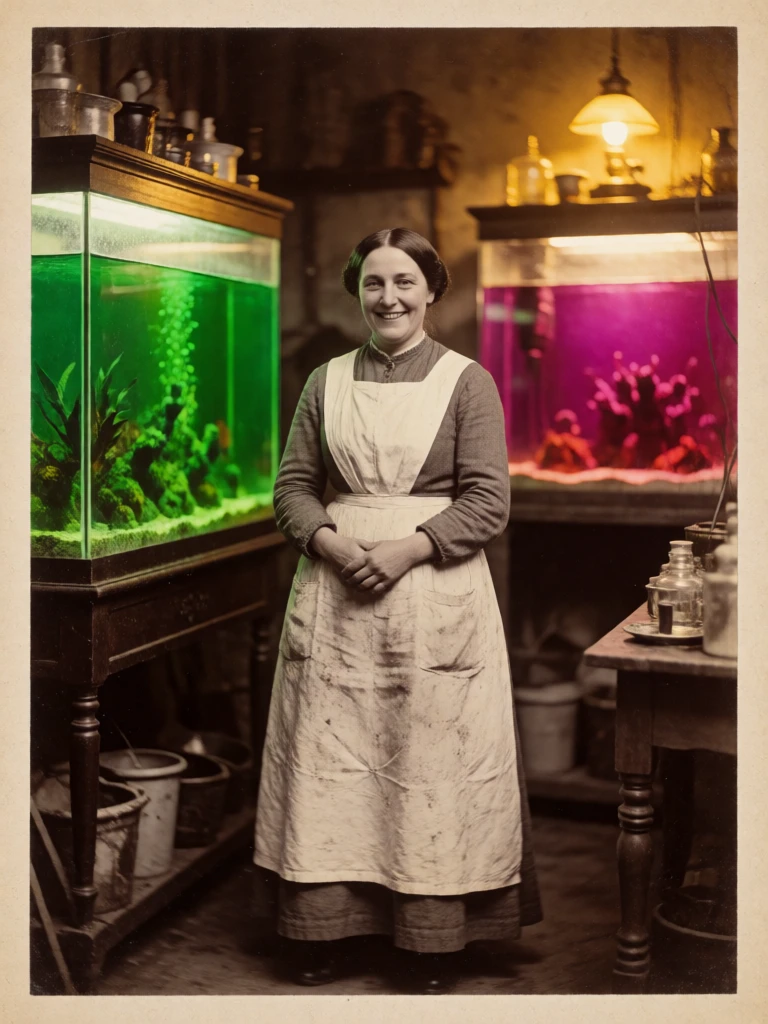
#> input picture projects/cthulhuquarium/art/cthulhuquarium-char-charlotte-fishmonger.webp, 768 x 1024 px
$ python -i export_rainbow_doodle_art.py   (imports and definitions only)
#> lines starting #> are read from the running program, lines starting #| are printed output that depends on the picture; after the words box and inside, x2 and y2 are one past the last pixel; in counts of white or black regions, pixels touching at a corner belong together
#> further down, picture is the input picture: PIL image 768x1024 RGB; mean R, G, B 111.3, 90.5, 67.9
#!/usr/bin/env python3
"""Export Rainbow Space Princess's Fever Dream look into kind_robots.

WHY THIS EXISTS. t-036's doodle set (art/DOODLE-SET-1.yaml, 93 Kontext/Krea 2 cells) restyles every shipped
asset into the 1980s neon airbrush school-folder look, but the renders need work before the game can use
them (DOODLE-SET-2.yaml and later sets re-render what the review held back). Sprites come back on a #00ff00 matte at 3-4x the shipped size. Some cells crop the creature, and a few
break CAST-QA. art/DOODLE-SET-1-REVIEW.yaml records a decision for each asset, and this script applies them:

  keep   the render is keyed, trimmed, fitted and written to public/rainbow-princess-art/doodle/<path>.webp
  fever  the CLASSIC sprite is written there instead, with a saturation lift, a white sticker outline and a
         hot-pink rim. Hue never changes, so every pilot keeps her colour.
  hold   nothing is written, and the game falls back to the classic picture

Then it rewrites utils/arcade/games/rainbowDoodleArt.ts, the list the game resolves Fever Dream paths
against. A path missing from the list always falls back to the classic file, so a partial set is safe.

Usage:
    python scripts/export_rainbow_doodle_art.py --kind-robots ../kind_robots [--cache DIR] [--dry-run]

Environment: KR_API_TOKEN, KR_BASE_URL (only to download renders not already in --cache).
"""

from __future__ import annotations

import argparse
import re
import sys
from pathlib import Path

import yaml

sys.path.insert(0, str(Path(__file__).resolve().parent))

PROJECT = Path(__file__).resolve().parent.parent / "projects/rainbow-bullet-hell-space-princess"
LEDGERS = sorted(
    (p for p in (PROJECT / "art").glob("DOODLE-SET-*.yaml") if re.fullmatch(r"DOODLE-SET-\d+\.yaml", p.name)),
    key=lambda p: int(re.findall(r"\d+", p.name)[0]),
)
REVIEW = PROJECT / "art/DOODLE-SET-1-REVIEW.yaml"
ART = "rainbow-princess-art"
MANIFEST = "utils/arcade/games/rainbowDoodleArt.ts"

# Output box per folder: sprites keep about 1.5x the classic edge so they stay crisp on HiDPI screens without
# growing the download much; pictures keep the classic size (cut-ins 1.5x).
SPRITE_EDGE = {"ships": 288, "enemies": 192, "guardian": 320, "bosses": 400, "pickups": 128}
PICTURE_BOX = {
    "comms": (256, 256),
    "cutins": (540, 186),
    "stages": (640, 366),
    "portraits": (576, 842),
    "hero-pearl-palace": (1344, 768),
    "key-art": (1024, 585),
}
PINK_RIM = (255, 79, 195, 255)
QUALITY = 80


# [88 lines left out: functions decision, classic_assets, classic_file, review_key, key_green, fit_edge and 3 more, not called in this run]


def fever(image, outline=None):
    """The classic sprite in fever colours: saturation lift, white sticker outline, hot-pink rim."""
    from PIL import Image, ImageEnhance, ImageFilter

    image = image.convert("RGBA")
    edge = max(image.size)
#> edge = 1024
    width = outline or max(2, round(edge * 0.022))
#> width = 23
    pad = width * 2 + 2
#> pad = 48
    canvas = Image.new("RGBA", (image.width + pad * 2, image.height + pad * 2), (0, 0, 0, 0))
#> canvas: PIL image 864x1120 RGBA; every value is 0
    rgb = ImageEnhance.Contrast(ImageEnhance.Color(image).enhance(1.45)).enhance(1.08)
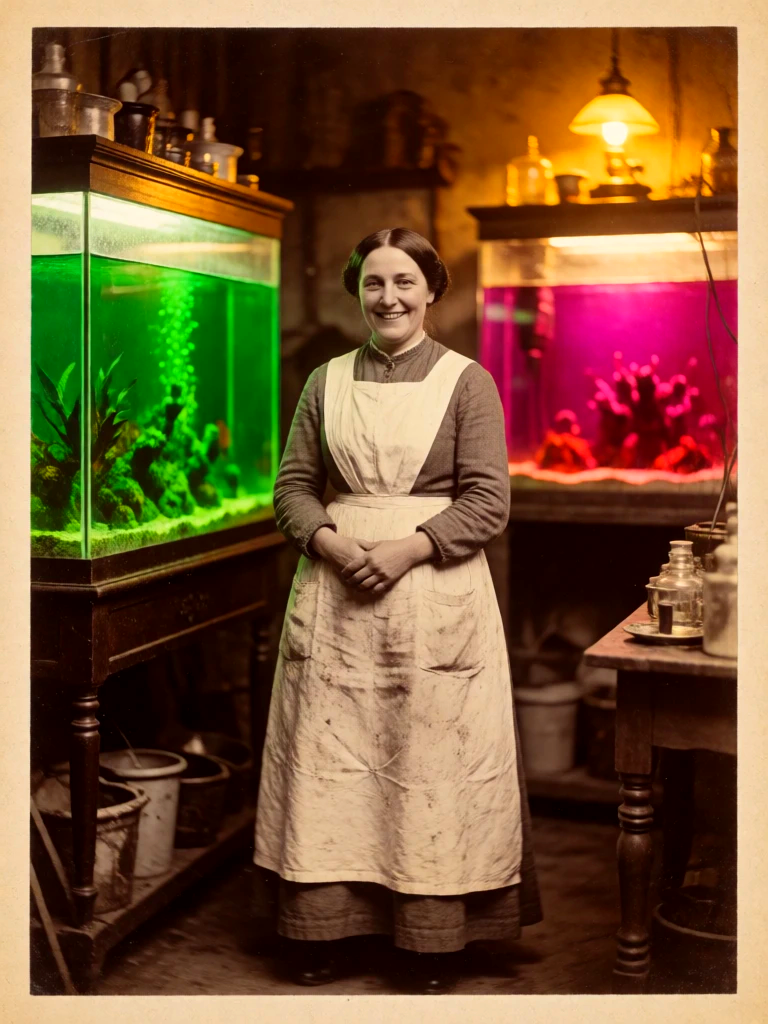
#> rgb: PIL image 768x1024 RGBA; mean R, G, B, A 120.3, 88, 55.2, 255
    sprite = Image.new("RGBA", canvas.size, (0, 0, 0, 0))
    sprite.paste(rgb, (pad, pad), image)
    alpha = sprite.getchannel("A").point(lambda v: 255 if v > 96 else 0)
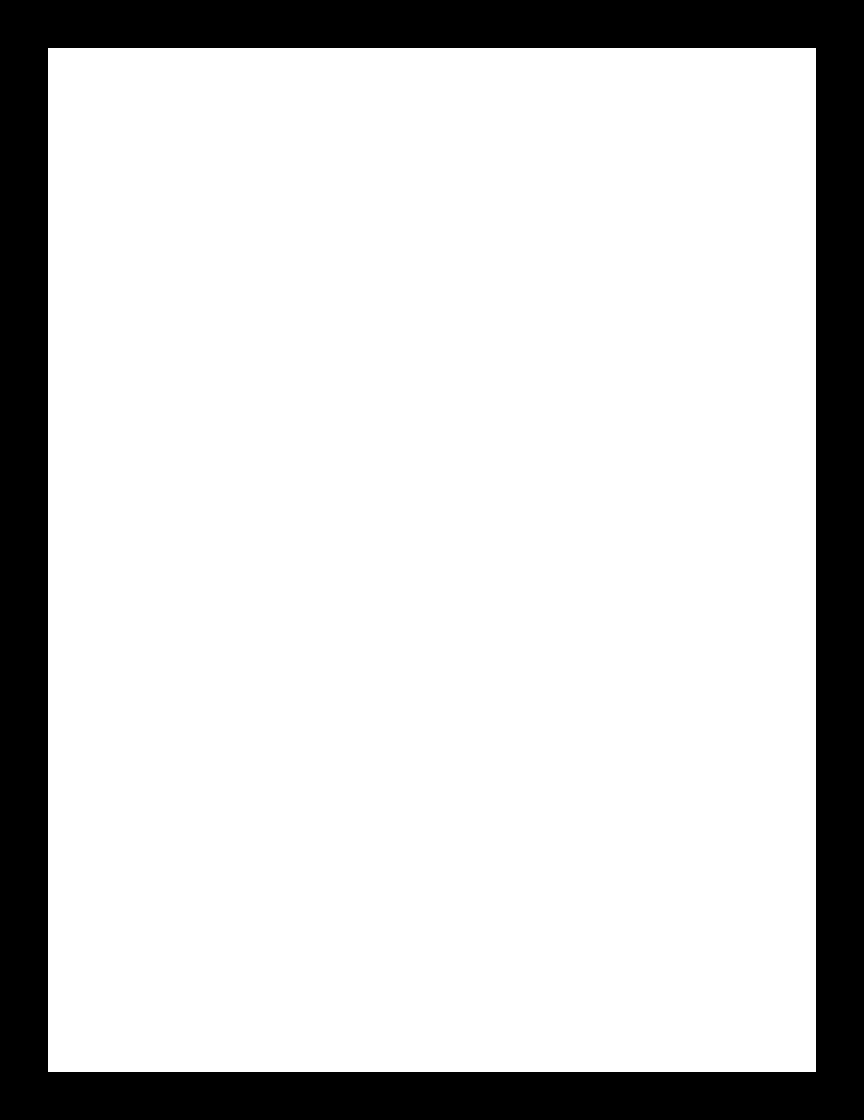
#> alpha: PIL image 864x1120 L; 81.3% white; 1 black region, box (x1, y1, x2, y2) and area: (0, 0, 864, 1120) 181248
    # Open the mask first, so glitter specks a few pixels wide stay loose sparkles, not outlined boxes.
    alpha = alpha.filter(ImageFilter.MinFilter(5)).filter(ImageFilter.MaxFilter(5))
    size = width * 2 + 1
#> size = 47
    white = alpha.filter(ImageFilter.MaxFilter(size))
#> white: PIL image 864x1120 L; 90% white; 1 black region, box (x1, y1, x2, y2) and area: (0, 0, 864, 1120) 96700
    pink = white.filter(ImageFilter.MaxFilter(max(3, (width // 2) * 2 + 1)))
#> pink: PIL image 864x1120 L; 94.3% white; 1 black region, box (x1, y1, x2, y2) and area: (0, 0, 864, 1120) 54768
    canvas.paste(Image.new("RGBA", canvas.size, PINK_RIM), (0, 0), pink)
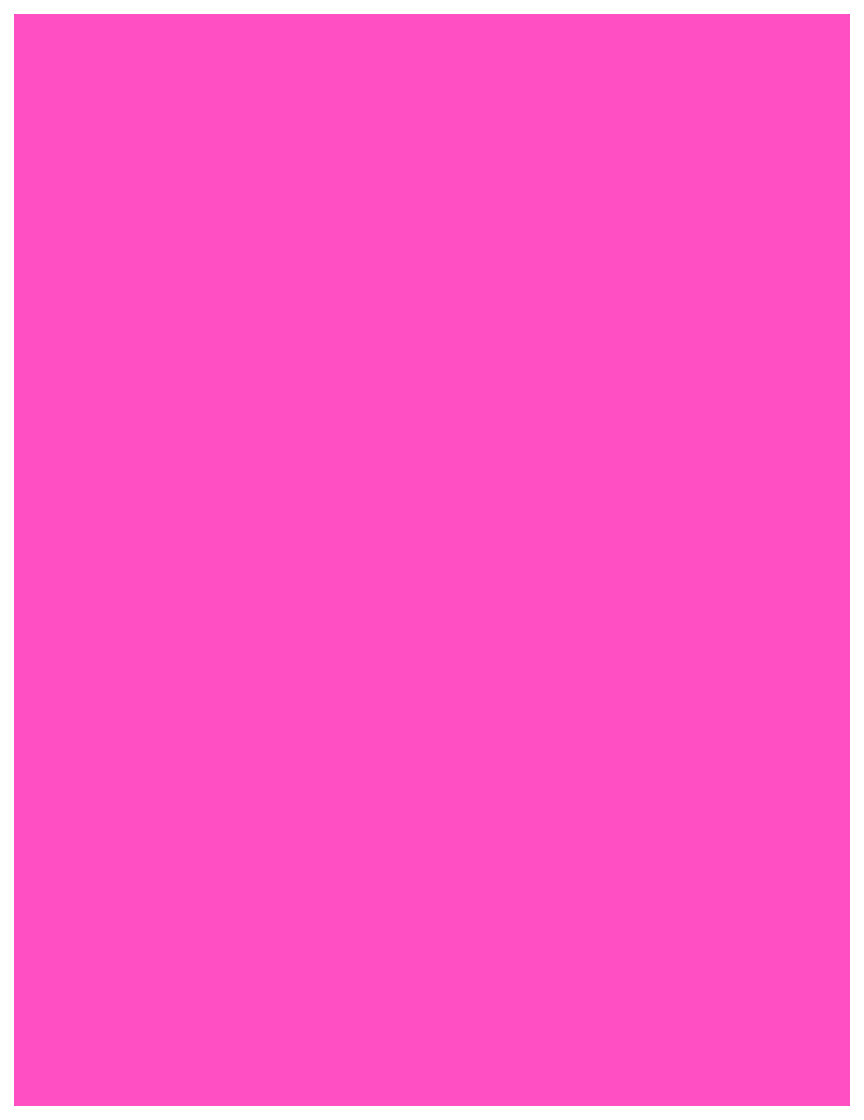
#> canvas: PIL image 864x1120 RGBA; mean R, G, B, A 240.6, 74.5, 184, 240.6; transparent parts drawn white
    canvas.paste(Image.new("RGBA", canvas.size, (255, 255, 255, 255)), (0, 0), white)
    canvas.alpha_composite(sprite)
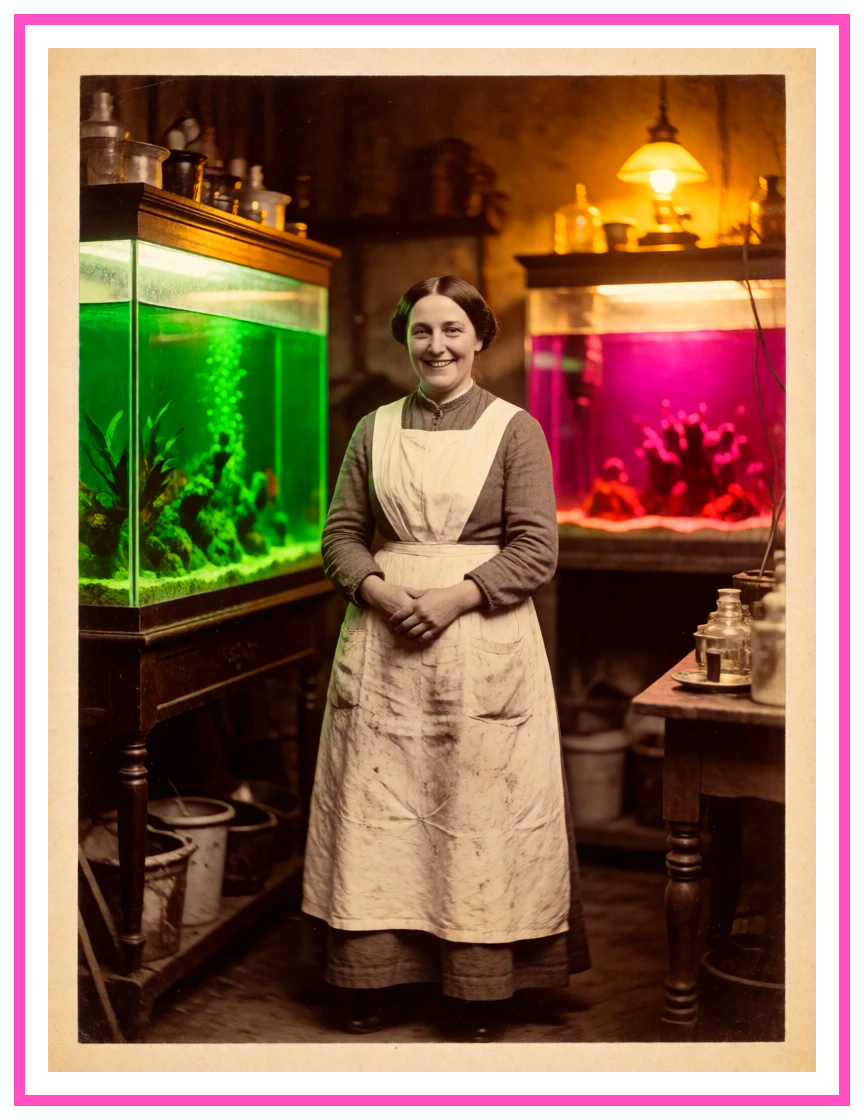
#> canvas: PIL image 864x1120 RGBA; mean R, G, B, A 131.1, 97.2, 75.6, 240.6; transparent parts drawn white
    box = canvas.getbbox()
#> box = (14, 14, 850, 1106)
    return canvas.crop(box) if box else canvas
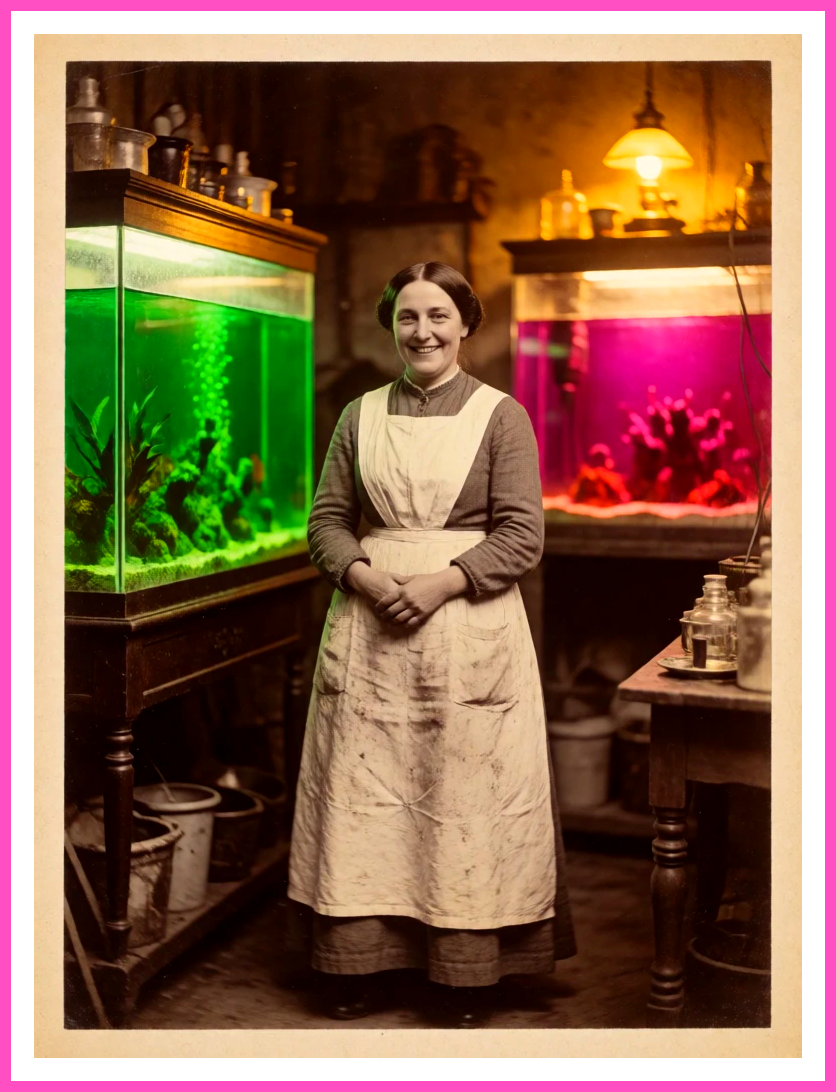
#> returned value: PIL image 836x1092 RGBA; mean R, G, B, A 139, 103, 80.1, 255


# [148 lines left out: functions finished_id, render_path, doodle_image, fever_image, write_manifest, main, not called in this run]


# [2 lines not run here, left out]

>>> from PIL import Image
>>> picture = Image.open('../projects/cthulhuquarium/art/cthulhuquarium-char-charlotte-fishmonger.webp')
>>> result = fever(picture)

$ run again, on projects/cthulhuquarium/art/cthulhuquarium-fish-the-almoner.webp
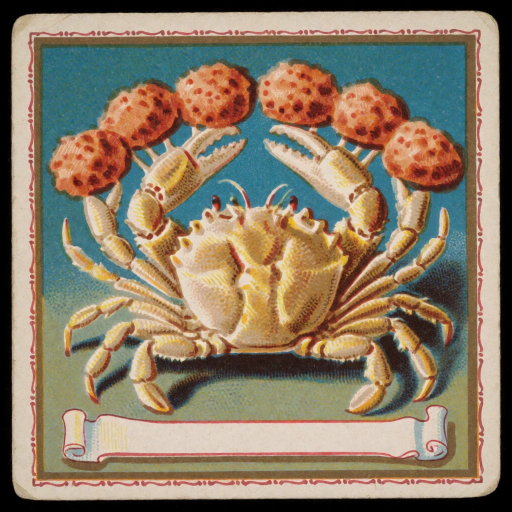
#> input picture projects/cthulhuquarium/art/cthulhuquarium-fish-the-almoner.webp, 1024 x 1024 px (shown at 1/2 size)
#> picture is the input picture: PIL image 1024x1024 RGB; mean R, G, B 138.6, 123.4, 102.2
#> in fever, `alpha = sprite.getchannel("A").point(lambda v: 255 if v > 96 else 0)`:
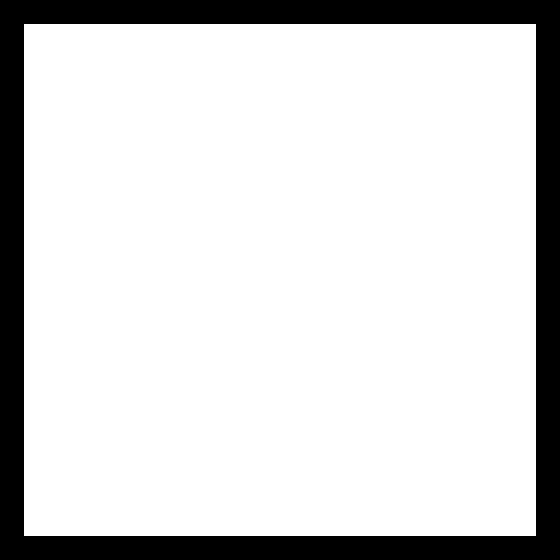
#> alpha: PIL image 1120x1120 L (shown at 1/2 size); 83.6% white; 1 black region, box (x1, y1, x2, y2) and area: (0, 0, 1120, 1120) 205824
#> white: PIL image 1120x1120 L; 91.3% white; 1 black region, box (x1, y1, x2, y2) and area: (0, 0, 1120, 1120) 109500
#> pink: PIL image 1120x1120 L; 95.1% white; 1 black region, box (x1, y1, x2, y2) and area: (0, 0, 1120, 1120) 61936
#> box = (14, 14, 1106, 1106)
#> in fever, `return canvas.crop(box) if box else canvas`:
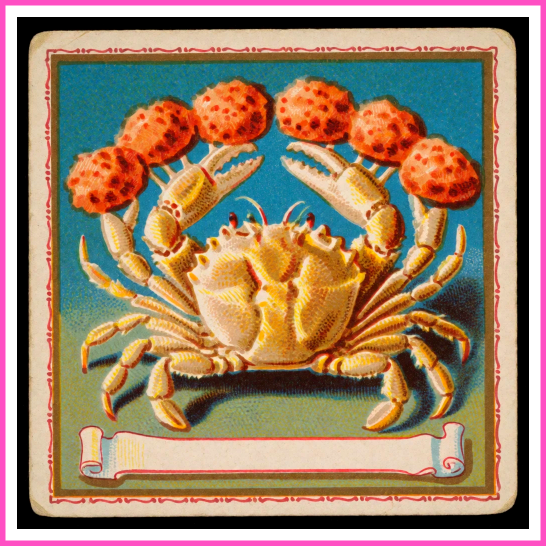
#> returned value: PIL image 1092x1092 RGBA (shown at 1/2 size); mean R, G, B, A 159, 131.1, 106.9, 255

$ run again, on projects/cthulhuquarium/art/cthulhuquarium-fish-the-bedding.webp
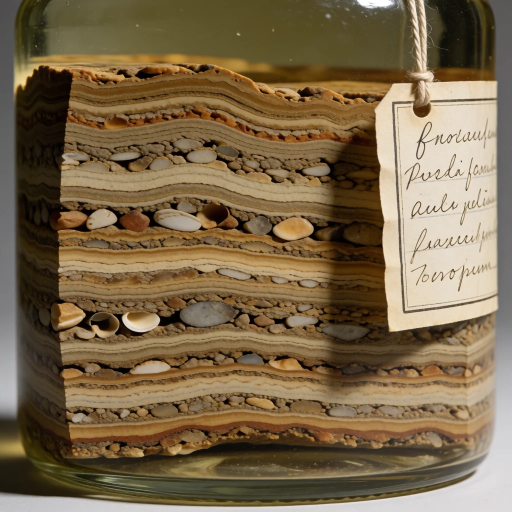
#> input picture projects/cthulhuquarium/art/cthulhuquarium-fish-the-bedding.webp, 1024 x 1024 px (shown at 1/2 size)
#> picture is the input picture: PIL image 1024x1024 RGB; mean R, G, B 123.2, 103.8, 74.6
#> in fever, `alpha = sprite.getchannel("A").point(lambda v: 255 if v > 96 else 0)`:
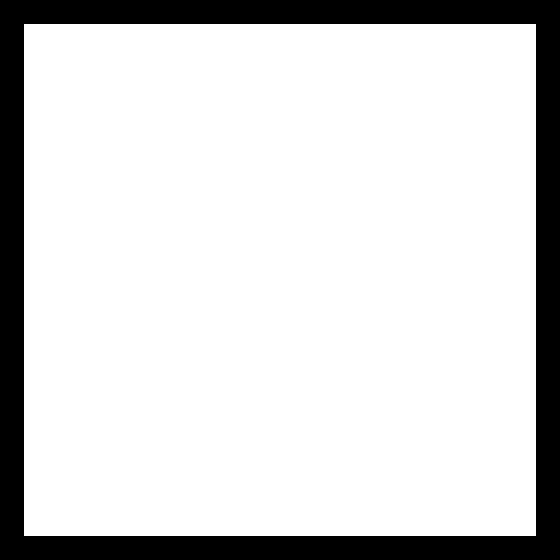
#> alpha: PIL image 1120x1120 L (shown at 1/2 size); 83.6% white; 1 black region, box (x1, y1, x2, y2) and area: (0, 0, 1120, 1120) 205824
#> white: PIL image 1120x1120 L; 91.3% white; 1 black region, box (x1, y1, x2, y2) and area: (0, 0, 1120, 1120) 109500
#> pink: PIL image 1120x1120 L; 95.1% white; 1 black region, box (x1, y1, x2, y2) and area: (0, 0, 1120, 1120) 61936
#> box = (14, 14, 1106, 1106)
#> in fever, `return canvas.crop(box) if box else canvas`:
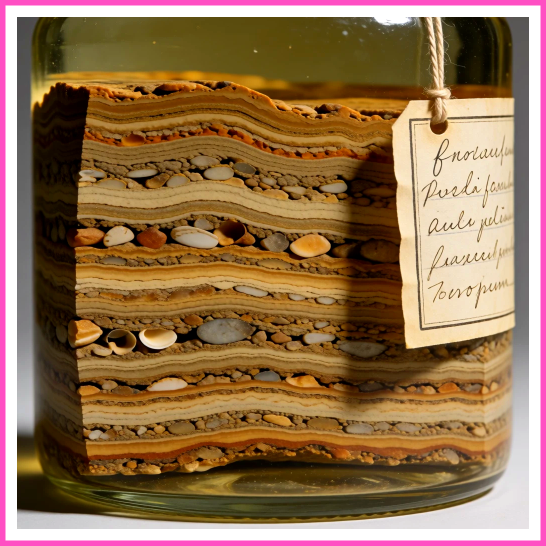
#> returned value: PIL image 1092x1092 RGBA (shown at 1/2 size); mean R, G, B, A 146.6, 113.1, 79.4, 255
